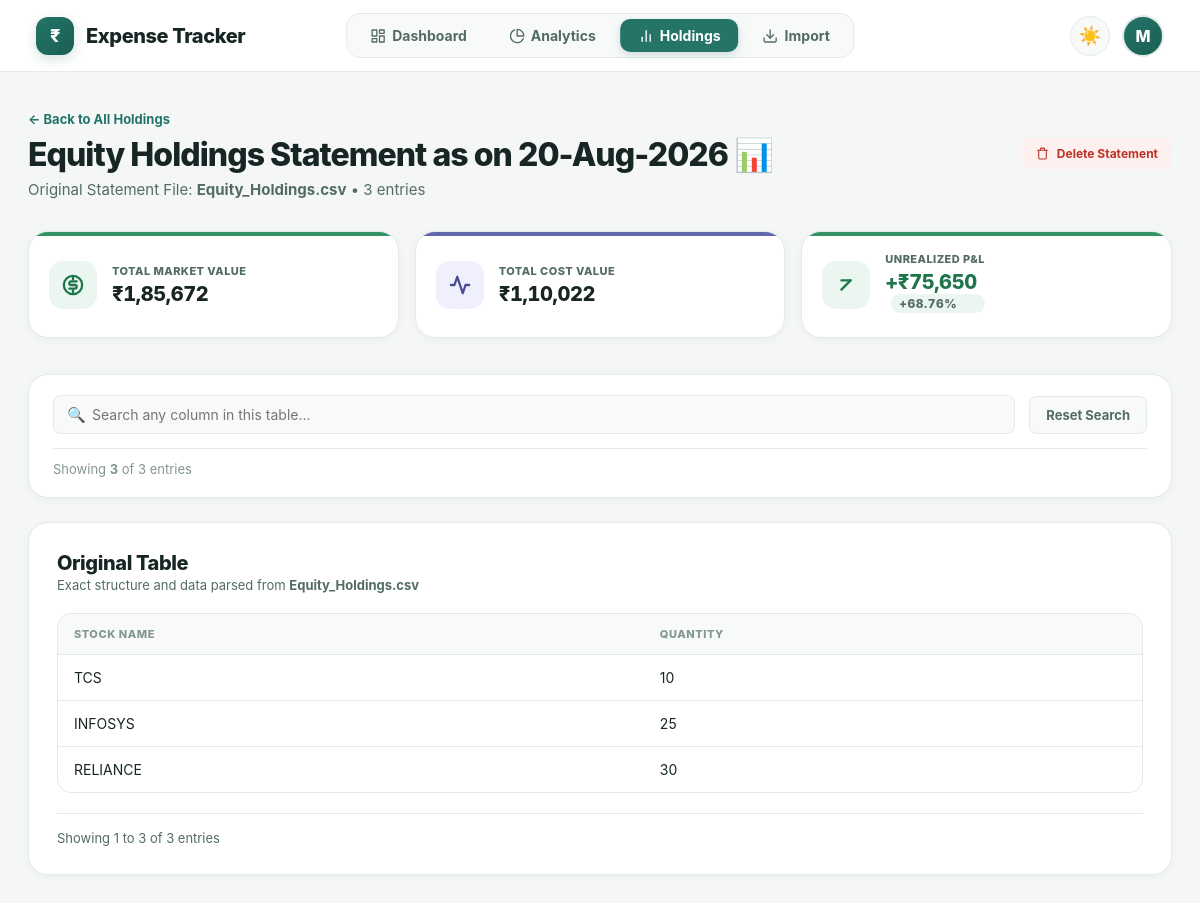
/holdings/8 (signed in), run on the app's committed database.
### tables this page shows
CREATE TABLE holdings_statements (
            id INTEGER PRIMARY KEY AUTOINCREMENT,
            user_id INTEGER NOT NULL,
            filename TEXT NOT NULL,
            title TEXT NOT NULL,
            upload_date TEXT NOT NULL,
            statement_date TEXT,
            invested_value REAL DEFAULT 0,
            present_value REAL DEFAULT 0,
            unrealized_pnl REAL DEFAULT 0,
            pnl_percentage REAL DEFAULT 0,
            headers_json TEXT NOT NULL,
            data_json TEXT NOT NULL,
            row_count INTEGER DEFAULT 0
        , has_pnl INTEGER DEFAULT 1);

### app.py (the view)
@app.route("/holdings/<int:statement_id>")
@login_required
def holdings_detail(statement_id):
    conn = get_db()
    user_id = session["user_id"]
    stmt = conn.execute("""
        SELECT * FROM holdings_statements
        WHERE id = ? AND user_id = ?
    """, (statement_id, user_id)).fetchone()
    conn.close()
    if not stmt:
        flash("Statement not found.", "danger")
        return redirect(url_for("holdings"))
    headers = json.loads(stmt["headers_json"] or "[]")
    data_rows = json.loads(stmt["data_json"] or "[]")
    return render_template(
        "holdings_detail.html",
        statement=stmt,
        headers=headers,
        data_rows=data_rows
    )

### app.py (called while the page is built, shortened)
def format_indian_currency(value):
    if value is None:
        return "0"
    try:
        num = round(float(value))
    except (ValueError, TypeError):
        return str(value)
    is_negative = num < 0
    num_str = str(abs(num))
    if len(num_str) <= 3:
        res = num_str
    else:
        last_three = num_str[-3:]
        remaining = num_str[:-3]
        groups = []
        while len(remaining) > 2:
            groups.append(remaining[-2:])
            remaining = remaining[:-2]
        if remaining:
            groups.append(remaining)
        groups.reverse()
        res = ",".join(groups) + "," + last_three
    return f"-{res}" if is_negative else res

def clean_cell_display(val, header=""):
    if val is None:
        return ""
    val_str = str(val).strip()
    if not val_str:
        return ""
    s = val_str.replace(",", "").replace("₹", "").replace("$", "").replace("%", "").strip()
    try:
        num = float(s)
    except ValueError:
        return val_str
    h_lower = str(header).lower().strip()
    is_units_or_nav = any(k in h_lower for k in ["unit balance", "units", "unit", "nav", "quantity", "qty", "shares", "ratio", "isin", "folio", "sn", "sr no", "no."])
    if is_units_or_nav:
        rounded = round(num, 4)
        if rounded.is_integer():
            return str(int(rounded))
        return f"{rounded:.4f}".rstrip("0").rstrip(".")

def get_db():
    conn = sqlite3.connect(DATABASE)
    conn.row_factory = sqlite3.Row
    return conn

def login_required(function):
    @wraps(function)
    def wrapper(*args, **kwargs):
        if "user_id" not in session:
            flash("Please log in to continue.", "info")
            return redirect(url_for("login"))
        return function(*args, **kwargs)
    return wrapper

### templates/holdings_detail.html (shortened to what this page needs)
<!DOCTYPE html>
<html lang="en">
<head>
    <link rel="stylesheet" href="{{ url_for('static', filename='style.css') }}">
</head>
<body>
    {% include "navbar.html" %}
    <main class="dashboard">
        <div class="dashboard-header">
            <div>
                <a href="{{ url_for('holdings') }}" style="color: var(--primary); font-weight: 700; text-decoration: none; font-size: 13px; display: inline-flex; align-items: center; gap: 4px; margin-bottom: 8px;">
                    ← Back to All Holdings
                </a>
                <h1>{{ statement["title"] }} 📊</h1>
                <p>
                    Original Statement File: <strong>{{ statement["filename"] }}</strong>
                    • {{ statement["row_count"] }} entries
                </p>
            </div>
            <div class="header-actions">
                <form action="{{ url_for('delete_holdings_statement', statement_id=statement['id']) }}" method="POST" onsubmit="return confirm('Delete this statement and its table data?');">
                    <button type="submit" class="btn btn-danger btn-sm">
                        <svg width="13" height="13" viewBox="0 0 24 24" fill="none" stroke="currentColor" stroke-width="2" stroke-linecap="round" stroke-linejoin="round"><polyline points="3 6 5 6 21 6"></polyline><path d="M19 6v14a2 2 0 0 1-2 2H7a2 2 0 0 1-2-2V6m3 0V4a2 2 0 0 1 2-2h4a2 2 0 0 1 2 2v2"></path></svg>
                        Delete Statement
                    </button>
                </form>
            </div>
        </div>
        {% if statement["has_pnl"] %}
        <div class="summary-grid" style="grid-template-columns: repeat(auto-fit, minmax(220px, 1fr));">
            <div class="summary-card income-card">
                <div class="summary-icon-box">
                </div>
                <div class="summary-info">
                    <span>Total Market Value</span>
                    <strong>₹{{ statement["present_value"]|inr }}</strong>
                </div>
            </div>
            <div class="summary-card investment-card">
                <div class="summary-icon-box">
                    <svg width="22" height="22" viewBox="0 0 24 24" fill="none" stroke="currentColor" stroke-width="2.5" stroke-linecap="round" stroke-linejoin="round"><polyline points="22 12 18 12 15 21 9 3 6 12 2 12"></polyline></svg>
                </div>
                <div class="summary-info">
                    <span>Total Cost Value</span>
                    <strong>₹{{ statement["invested_value"]|inr }}</strong>
                </div>
            </div>
            <div class="summary-card {% if statement['unrealized_pnl'] >= 0 %}income-card{% else %}expense-card{% endif %}">
                <div class="summary-icon-box">
                    {% if statement['unrealized_pnl'] >= 0 %}
                    <svg width="22" height="22" viewBox="0 0 24 24" fill="none" stroke="currentColor" stroke-width="2.5" stroke-linecap="round" stroke-linejoin="round"><line x1="7" y1="17" x2="17" y2="7"></line><polyline points="7 7 17 7 17 7"></polyline></svg>
                    {% else %}
                    <svg width="22" height="22" viewBox="0 0 24 24" fill="none" stroke="currentColor" stroke-width="2.5" stroke-linecap="round" stroke-linejoin="round"><line x1="7" y1="7" x2="17" y2="17"></line><polyline points="17 7 17 7 17 7"></polyline></svg>
                    {% endif %}
                </div>
                <div class="summary-info">
                    <span>Unrealized P&L</span>
                    <strong style="color: {% if statement['unrealized_pnl'] >= 0 %}var(--success-text){% else %}var(--danger-text){% endif %};">
                        {% if statement["unrealized_pnl"] >= 0 %}+{% endif %}₹{{ statement["unrealized_pnl"]|inr }}
                        <span class="pnl-pill {% if statement['unrealized_pnl'] >= 0 %}pnl-pill-pos{% else %}pnl-pill-neg{% endif %}" style="font-size: 12px; margin-left: 6px;">
                            {% if statement["pnl_percentage"] >= 0 %}+{% endif %}{{ statement["pnl_percentage"] }}%
                        </span>
                    </strong>
                </div>
            </div>
        </div>
        {% endif %}
        <div class="controls-section">
            <div class="controls-grid" style="grid-template-columns: 1fr auto;">
                <div class="search-input-wrapper">
                    <span class="search-icon">🔍</span>
                    <input type="text" id="tableSearchInput" class="search-input" placeholder="Search any column in this table..." oninput="filterHoldingsTable()">
                </div>
                <button type="button" class="filter-reset-btn" onclick="resetTableFilter()">Reset Search</button>
            </div>
            <div class="active-filters-bar">
                <span>Showing <strong id="visibleRowCount">{{ data_rows|length }}</strong> of {{ data_rows|length }} entries</span>
            </div>
        </div>
        <div class="transactions-section">
            <div class="section-header">
                <div>
                    <h2>Original Table</h2>
                    <p>Exact structure and data parsed from <strong>{{ statement["filename"] }}</strong></p>
                </div>
            </div>
            {% if data_rows %}
            <div class="table-responsive">
                <table class="transaction-table" id="holdingsDataTable">
                    <thead>
                        <tr>
                            {% for h in headers %}
                            <th>{{ h }}</th>
                            {% endfor %}
                        </tr>
                    </thead>
                    <tbody id="holdingsTbody">
                        {% for row in data_rows %}
                        <tr class="holdings-row">
                            {% for cell in row %}
                            <td>{{ cell|format_cell(headers[loop.index0] if loop.index0 < headers|length else '') }}</td>
                            {% endfor %}
                        </tr>
                        {% endfor %}
                    </tbody>
                </table>
            </div>
            <div class="pagination-bar" id="paginationBar">
                <span id="paginationInfo">Showing 1 to 20 entries</span>
            </div>
            {% else %}
            <div class="empty-state">
                <p>No table rows found in this statement.</p>
            </div>
            {% endif %}
        </div>
    </main>
</body>
</html>

### data on the page
holdings_statements: title "Equity Holdings Statement as on 20-Aug-2026", filename "Equity_Holdings.csv", row_count "3", present_value|inr "1,85,672", invested_value|inr "1,10,022", unrealized_pnl|inr "75,650", pnl_percentage "68.76"

### other printed values
{{ session.get("name", "U")[0]|upper }} "M"
{{ data_rows|length }} "3"
{{ h }} "STOCK NAME" "QUANTITY"
